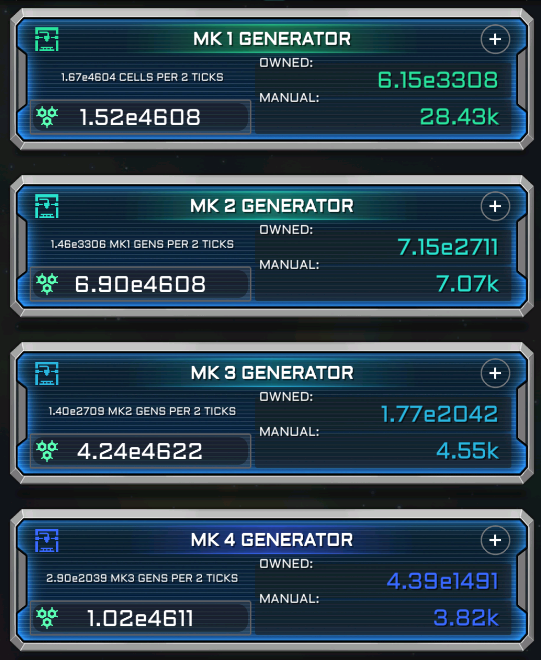
#> input picture tests/testGen.png, 541 x 660 px
$ python generator-ocr.py ../tests/testGen.png
#> lines starting #> are read from the running program, lines starting #| are printed output that depends on the picture; after the words box and inside, x2 and y2 are one past the last pixel; in counts of white or black regions, pixels touching at a corner belong together
#> in process_image, img is the input picture: shape (660, 541, 3); mean B, G, R 81, 67.3, 46.6
import json
import sys
import cv2
import pytesseract
pytesseract.pytesseract.tesseract_cmd = r"C:\Program Files\Tesseract-OCR\tesseract.exe"
import re
import numpy as np

def prepare_image(img):
    if img is None or img.size == 0:
        return None

    gray = cv2.cvtColor(img, cv2.COLOR_BGR2GRAY)

    gray = cv2.resize(gray, None, fx=2, fy=2, interpolation=cv2.INTER_CUBIC)
    gray = cv2.bilateralFilter(gray, 9, 75, 75)

    _, thresh = cv2.threshold(gray, 140, 255, cv2.THRESH_BINARY)

    return thresh

def preprocess_and_scale(img):
    gray = cv2.cvtColor(img, cv2.COLOR_BGR2GRAY)
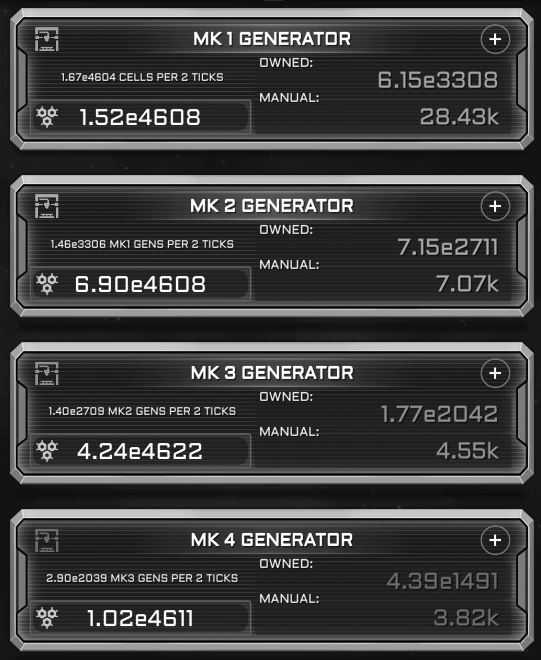
#> gray: shape (660, 541); min 0, max 255, mean 62.7

    # Edge detection to estimate text size
    edges = cv2.Canny(gray, 50, 150)
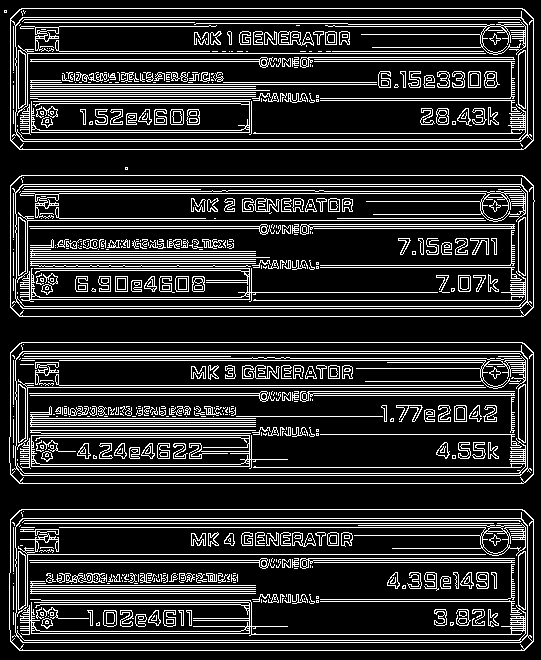
#> edges: shape (660, 541); 17.6% white in thin lines or dots
    contours, _ = cv2.findContours(edges, cv2.RETR_EXTERNAL, cv2.CHAIN_APPROX_SIMPLE)
#> contours = 6 contours, 2 with area under 20; largest, box (x1, y1, x2, y2) and area: (9, 509, 534, 651) 73617, (9, 342, 534, 484) 73585, (10, 175, 535, 317) 73561, (10, 8, 534, 150) 73559

    heights = []
    for c in contours:
        x, y, w, h = cv2.boundingRect(c)
        if 10 < h < 100:
            heights.append(h)
#> this loop made 6 passes
#> (x, y, w, h) on passes 1, 2, 3, 6: (9, 509, 525, 142), (9, 342, 525, 142), (10, 175, 525, 142), (10, 8, 524, 142)
#> (c, x, y, w, h) on passes 4 to 5: ([[125, 167], [125, 169], [127, 169], [127, 167]], 125, 167, 3, 3), ([[4, 10], [4, 12], [6, 12], [6, 10]], 4, 10, 3, 3)
#> after the loop, heights = []

    avg_height = np.mean(heights) if heights else 20
#> avg_height = 20

    # Normalize text height
    target_height = 30
    scale = target_height / avg_height
#> scale = 1.5

    img = cv2.resize(img, None, fx=scale, fy=scale, interpolation=cv2.INTER_CUBIC)
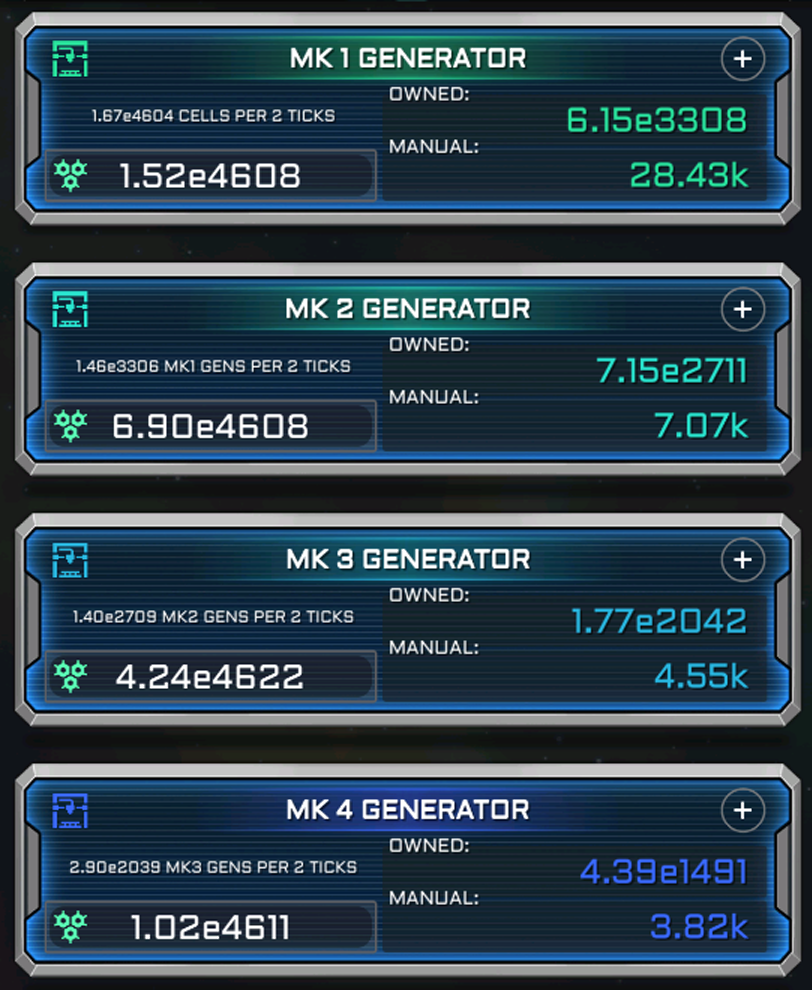
#> img: shape (990, 812, 3); mean B, G, R 80.9, 67.2, 46.6
    return img


# [35 lines left out: functions extract_rows, ocr_row, not called in this run]


def extract_value(text):
    match = re.search(r'\d+(\.\d+)?\s?[kKmM]?', text)
    return match.group().replace(" ", "") if match else None


def process_image(path):
    img = cv2.imread(path)

    if img is None:
        return {}

    img = preprocess_and_scale(img)
    proc = prepare_image(img)
#> in prepare_image, `gray = cv2.cvtColor(img, cv2.COLOR_BGR2GRAY)`:
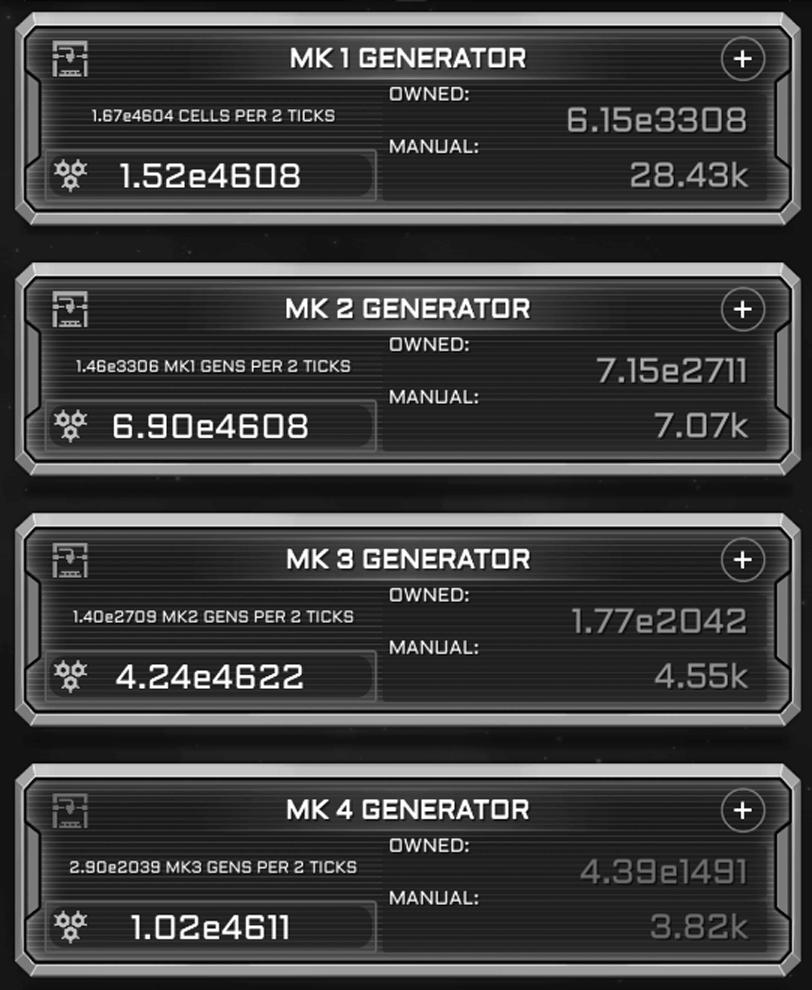
#> gray: shape (990, 812); min 0, max 255, mean 62.6
#> in prepare_image, `_, thresh = cv2.threshold(gray, 140, 255, cv2.THRESH_BINARY)`:
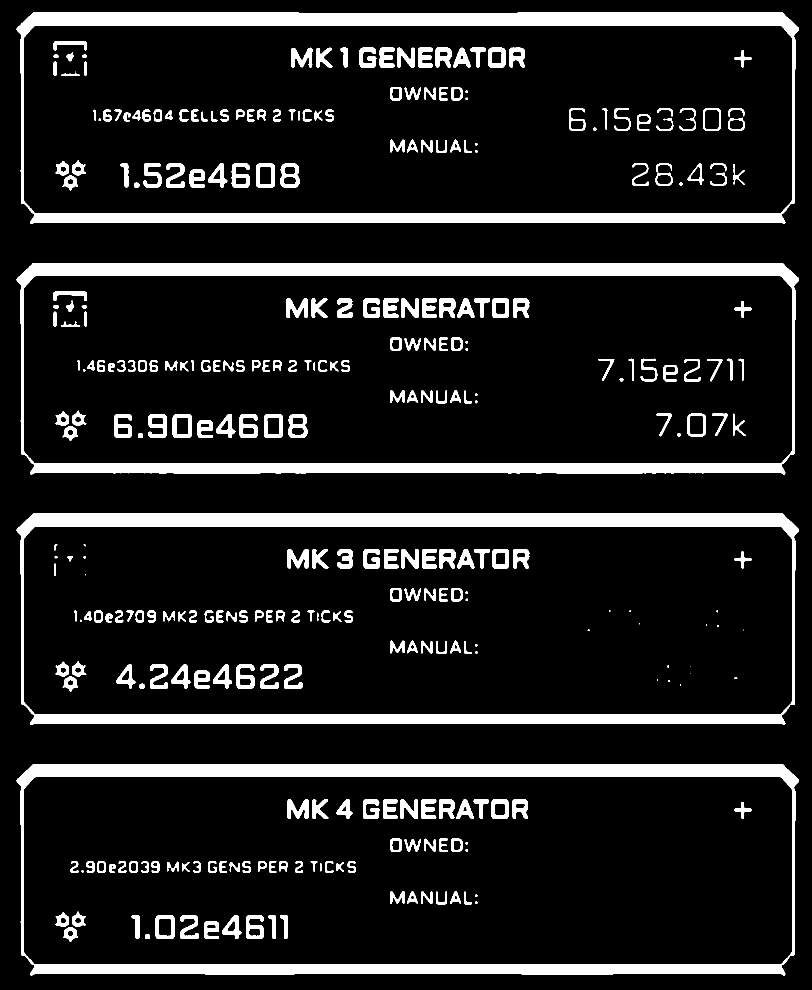
#> thresh: shape (1980, 1624) (shown at 1/2 size); 12.7% white; 332 white regions (22 under 20 px), largest, box (x1, y1, x2, y2) and area: (33, 1027, 1598, 1450) 73779, (33, 526, 1598, 949) 73535, (33, 1528, 1598, 1951) 73436

    data = pytesseract.image_to_data(
        proc,
        output_type=pytesseract.Output.DICT,
        config='--oem 3 --psm 6'
    )

    results = {}
    n = len(data['text'])

    for i in range(n - 1):
        text1 = data['text'][i].strip().lower()
        text2 = data['text'][i + 1].strip().lower()

        conf1 = int(data['conf'][i])
        conf2 = int(data['conf'][i + 1])

        if conf1 < 40:
            continue

        # detect "mk" + number split across tokens
        if text1 == "mk" and text2.isdigit():
            mk_index = text2

            x = data['left'][i]
            y = data['top'][i]
            h = data['height'][i]

            # search to the right
            h_img, w_img = img.shape[:2]

            x1 = max(0, x + 40)
            x2 = min(w_img, x + int(0.3 * w_img))

            y1 = max(0, y)
            y2 = min(h_img, y + h)

            # Ensure valid region
            if x2 <= x1 or y2 <= y1:
                continue

            roi = img[y1:y2, x1:x2]

            # Extra safety
            if roi is None or roi.size == 0:
                continue

            roi_proc = prepare_image(roi)

            if roi_proc is None:
                continue

            value_text = pytesseract.image_to_string(
                roi_proc,
                config='--psm 7 -c tessedit_char_whitelist=0123456789.kKM'
            )

            value = extract_value(value_text)

            if value:
                results[f"mk{mk_index}"] = value

    return results


# [8 lines left out: function map_generators, not called in this run]


def main():
    image_paths = sys.argv[1:]

    if not image_paths:
        print(json.dumps({}))
        return

    result = process_image(image_paths[0])

    print(json.dumps(result, indent=2))

if __name__ == "__main__":
    main()
#> (the call stopped at in process_image, `data = pytesseract.image_to_data( proc, output_type=pytesseract.Output..`: pytesseract is not available in this run)
